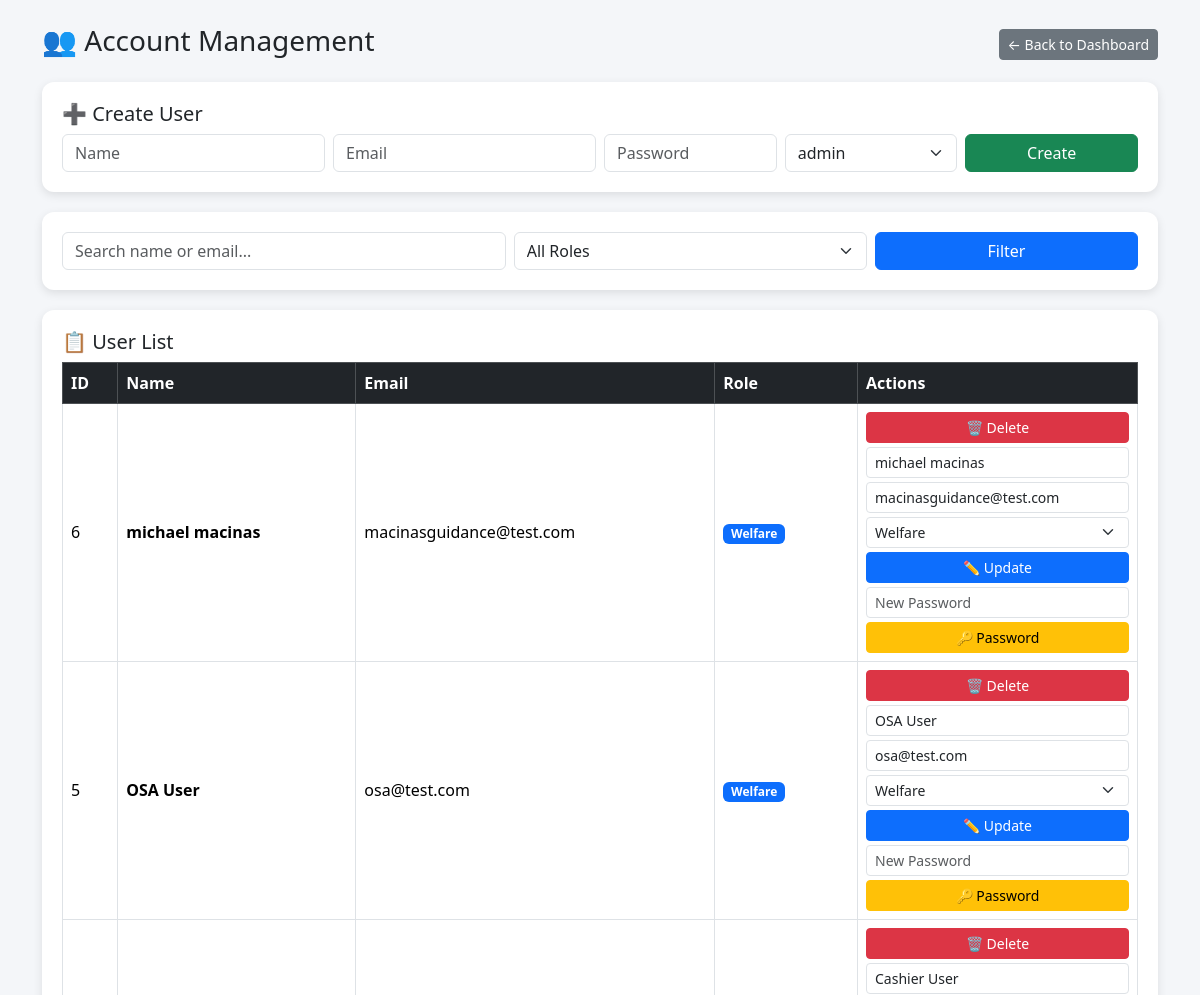
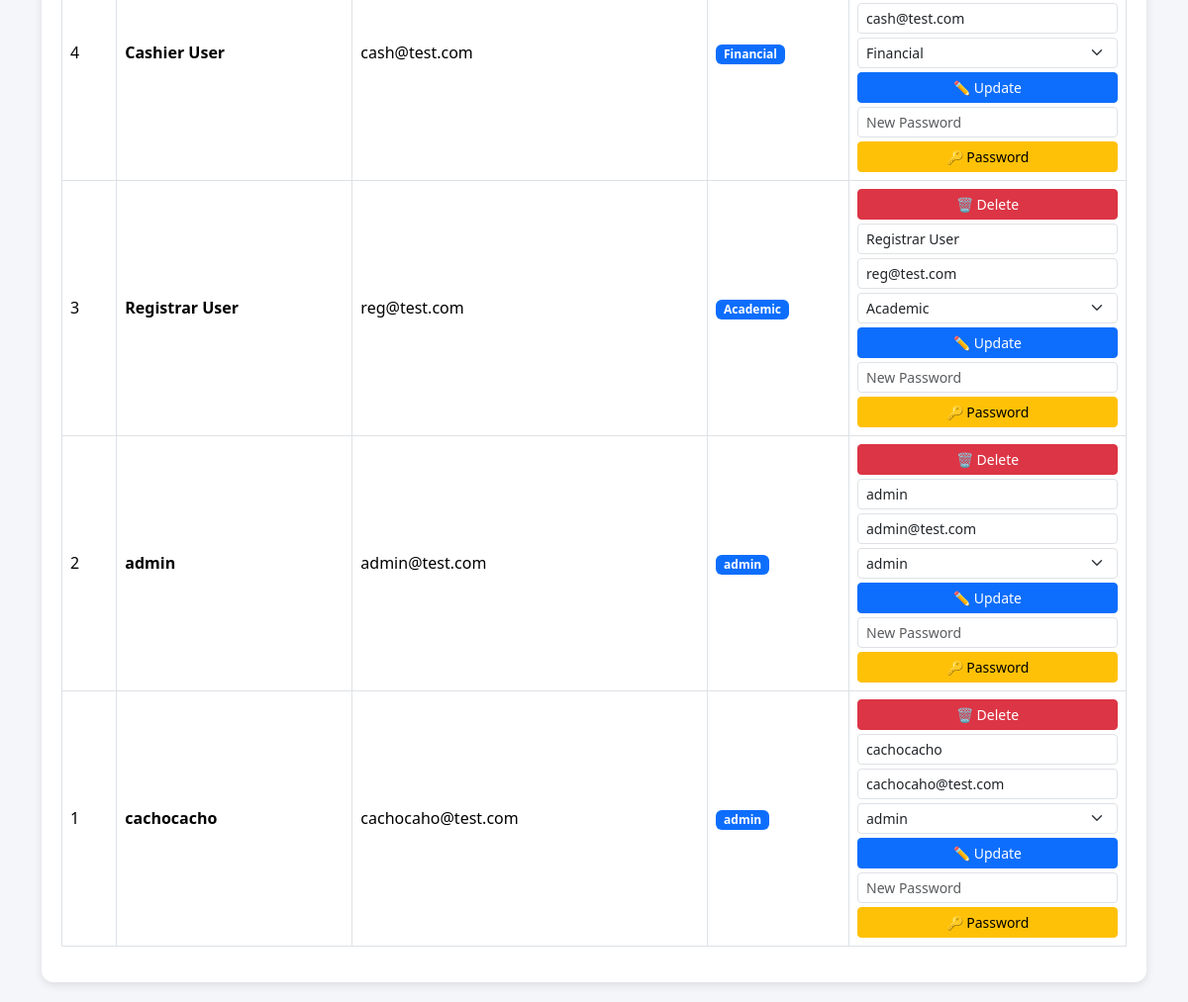
Page /admin/manage_accounts.php (signed in) on the committed database (2 pictures, top to bottom).
### tables this page shows
CREATE TABLE `users` (
  `id` int(11) NOT NULL,
  `name` varchar(100) DEFAULT NULL,
  `email` varchar(100) DEFAULT NULL,
  `password` varchar(255) DEFAULT NULL,
  `role` varchar(50) DEFAULT NULL
);

### admin/manage_accounts.php (the view, shortened to what this page needs)
<?php
include("../config/db.php");
$search = $_GET['search'] ?? '';
$sql = "SELECT * FROM users WHERE 1";
$sql .= " ORDER BY id DESC";
$users = $conn->query($sql);
?>
<!DOCTYPE html>
<html>
<head>
    <link href="https://cdn.jsdelivr.net/npm/bootstrap@5.3.3/dist/css/bootstrap.min.css" rel="stylesheet">
</head>
<body>
<div class="container mt-4">
<div class="d-flex justify-content-between align-items-center mb-3">
    <h3>👥 Account Management</h3>
    <a href="dashboard.php" class="btn btn-secondary btn-sm">
        ← Back to Dashboard
    </a>
</div>
<div class="card-box">
    <h5>➕ Create User</h5>
    <form method="POST" class="row g-2">
        <div class="col-md-3">
            <input name="name" class="form-control" placeholder="Name" required>
        </div>
        <div class="col-md-3">
            <input name="email" class="form-control" placeholder="Email" required>
        </div>
        <div class="col-md-2">
            <input name="password" class="form-control" placeholder="Password" required>
        </div>
        <div class="col-md-2">
            <select name="role" class="form-select">
                <option>admin</option>
            </select>
        </div>
        <div class="col-md-2">
            <button name="create" class="btn btn-success w-100">Create</button>
        </div>
    </form>
</div>
<div class="card-box">
    <form method="GET" class="row g-2">
        <div class="col-md-5">
            <input type="text" name="search" class="form-control"
                   placeholder="Search name or email..."
                   value="<?= $search ?>">
        </div>
        <div class="col-md-4">
            <select name="role" class="form-select">
                <option value="all">All Roles</option>
            </select>
        </div>
        <div class="col-md-3">
            <button class="btn btn-primary w-100">Filter</button>
        </div>
    </form>
</div>
<div class="card-box">
<h5>📋 User List</h5>
<table class="table table-bordered table-hover align-middle">
    <thead class="table-dark">
        <tr>
            <th>ID</th>
            <th>Name</th>
            <th>Email</th>
            <th>Role</th>
            <th width="280">Actions</th>
        </tr>
    </thead>
    <tbody>
    <?php while($u = $users->fetch_assoc()): ?>
    <tr>
        <td><?= $u['id'] ?></td>
        <td><strong><?= $u['name'] ?></strong></td>
        <td><?= $u['email'] ?></td>
        <td>
            <span class="badge bg-primary"><?= $u['role'] ?></span>
        </td>
        <td>
            <a href="?delete=<?= $u['id'] ?>"
               class="btn btn-danger btn-sm w-100 mb-1">
               🗑 Delete
            </a>
            <form method="POST" class="mb-1">
                <input name="name"
                       value="<?= $u['name'] ?>"
                       class="form-control form-control-sm mb-1">
                <input name="email"
                       value="<?= $u['email'] ?>"
                       class="form-control form-control-sm mb-1">
                <select name="role" class="form-select form-select-sm mb-1">
                    <option <?= $u['role']=='admin'?'selected':'' ?>>admin</option>
                    <option <?= $u['role']=='Academic'?'selected':'' ?>>Academic</option>
                    <option <?= $u['role']=='Financial'?'selected':'' ?>>Financial</option>
                    <option <?= $u['role']=='Welfare'?'selected':'' ?>>Welfare</option>
                </select>
                <button name="update" class="btn btn-primary btn-sm w-100">
                    ✏ Update
                </button>
            </form>
            <form method="POST">
                <input name="password"
                       class="form-control form-control-sm mb-1"
                       placeholder="New Password">
                <button name="changepass"
                        class="btn btn-warning btn-sm w-100">
                    🔑 Password
                </button>
            </form>
        </td>
    </tr>
    <?php endwhile; ?>
    </tbody>
</table>
</div>
</div>
</body>
</html>

### admin/manage_accounts.php (style rules this page uses)
body { background:#f4f6f9; }
.card-box { background:#fff; border-radius:12px; padding:20px; box-shadow:0 3px 10px rgba(0,0,0,0.1); margin-bottom:20px; }

### rows in the picture
users: id "6", name "michael macinas", email "macinasguidance@test.com", role "Welfare"
users: id "5", name "OSA User", email "osa@test.com", role "Welfare"
users: id "4", name "Cashier User", email "cash@test.com", role "Financial"
users: id "3", name "Registrar User", email "reg@test.com", role "Academic"
users: id "2", name "admin", email "admin@test.com", role "admin"
users: id "1", name "cachocacho", email "cachocaho@test.com", role "admin"
